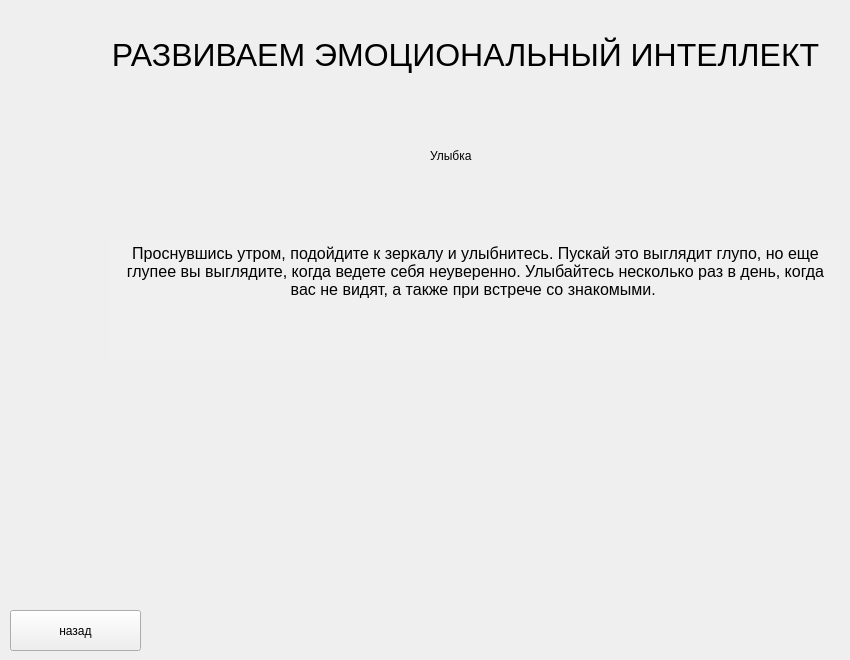
   <widget class="QWidget" name="page_68">
    <widget class="QPushButton" name="pushButton_442">
     <property name="geometry">
      <rect>
       <x>10</x>
       <y>610</y>
       <width>131</width>
       <height>41</height>
      </rect>
     </property>
     <property name="text">
      <string>назад</string>
     </property>
    </widget>
    <widget class="QLabel" name="label_347">
     <property name="geometry">
      <rect>
       <x>430</x>
       <y>130</y>
       <width>101</width>
       <height>51</height>
      </rect>
     </property>
     <property name="styleSheet">
      <string notr="true">font: 20pt &quot;Arial&quot;;</string>
     </property>
     <property name="text">
      <string>Улыбка</string>
     </property>
    </widget>
    <widget class="QLabel" name="label_348">
     <property name="geometry">
      <rect>
       <x>100</x>
       <y>10</y>
       <width>731</width>
       <height>91</height>
      </rect>
     </property>
     <property name="styleSheet">
      <string notr="true">font-family:Arial;
font-size:24pt;</string>
     </property>
     <property name="text">
      <string>&lt;html&gt;&lt;head/&gt;&lt;body&gt;&lt;p align=&quot;center&quot;&gt;РАЗВИВАЕМ ЭМОЦИОНАЛЬНЫЙ ИНТЕЛЛЕКТ&lt;/p&gt;&lt;/body&gt;&lt;/html&gt;</string>
     </property>
    </widget>
    <widget class="QTextEdit" name="textEdit_131">
     <property name="enabled">
      <bool>false</bool>
     </property>
     <property name="geometry">
      <rect>
       <x>110</x>
       <y>240</y>
       <width>731</width>
       <height>121</height>
      </rect>
     </property>
     <property name="styleSheet">
      <string notr="true">font: 12pt &quot;Arial&quot;;
background-color:#f0f0f0;
border:0;
color:black;</string>
     </property>
     <property name="verticalScrollBarPolicy">
      <enum>Qt::ScrollBarAlwaysOff</enum>
     </property>
     <property name="horizontalScrollBarPolicy">
      <enum>Qt::ScrollBarAlwaysOff</enum>
     </property>
     <property name="html">
      <string>&lt;!DOCTYPE HTML PUBLIC &quot;-//W3C//DTD HTML 4.0//EN&quot; &quot;http://www.w3.org/TR/REC-html40/strict.dtd&quot;&gt;
&lt;html&gt;&lt;head&gt;&lt;meta name=&quot;qrichtext&quot; content=&quot;1&quot; /&gt;&lt;style type=&quot;text/css&quot;&gt;
p, li { white-space: pre-wrap; }
&lt;/style&gt;&lt;/head&gt;&lt;body style=&quot; font-family:'Arial'; font-size:12pt; font-weight:400; font-style:normal;&quot;&gt;
&lt;p align=&quot;center&quot; style=&quot; margin-top:12px; margin-bottom:0px; margin-left:0px; margin-right:0px; -qt-block-indent:0; text-indent:0px;&quot;&gt;&lt;span style=&quot; font-family:'Arial','sans-serif';&quot;&gt;Проснувшись утром, подойдите к зеркалу и улыбнитесь. Пускай это выглядит глупо, но еще глупее вы&lt;/span&gt; &lt;span style=&quot; font-family:'Arial','sans-serif';&quot;&gt;выглядите, когда ведете себя неуверенно. Улыбайтесь несколько раз в день, когда вас не видят, а также при встрече со знакомыми.&lt;/span&gt; &lt;/p&gt;&lt;/body&gt;&lt;/html&gt;</string>
     </property>
    </widget>
   </widget>
